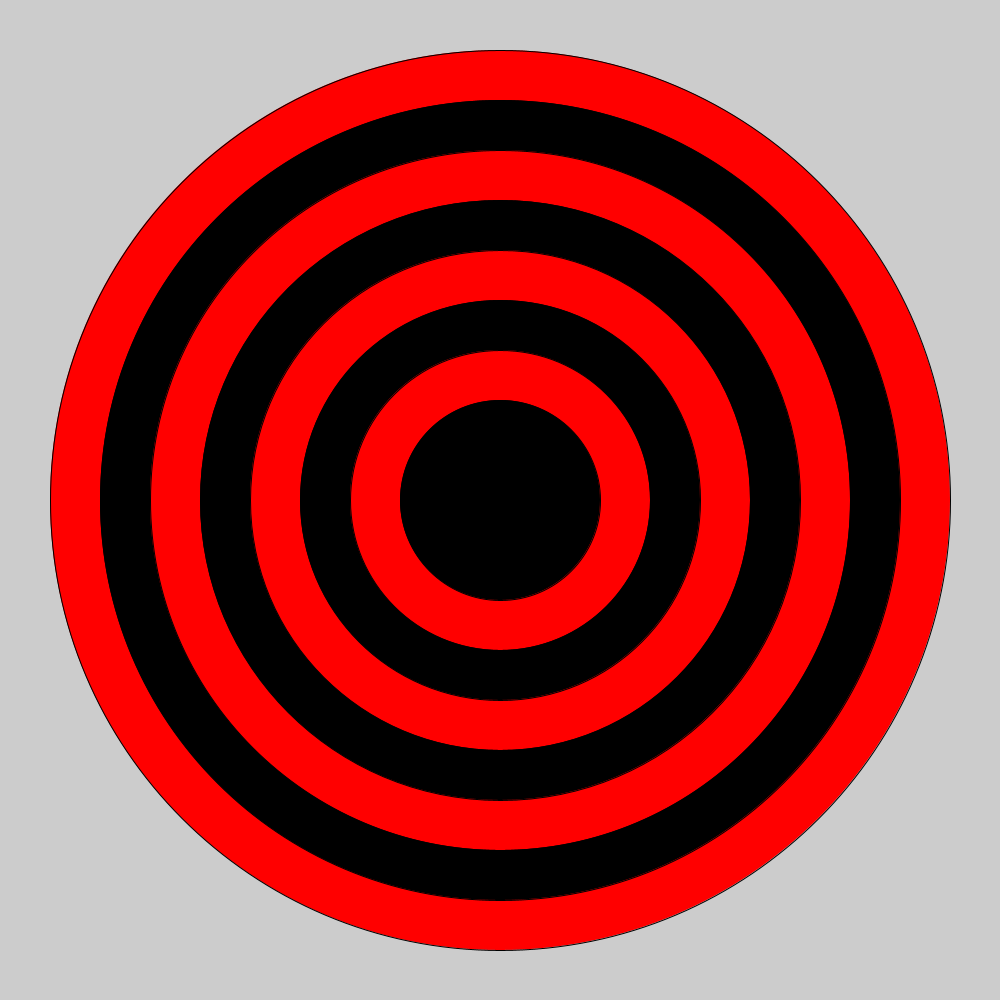
Frame 1 (no input)
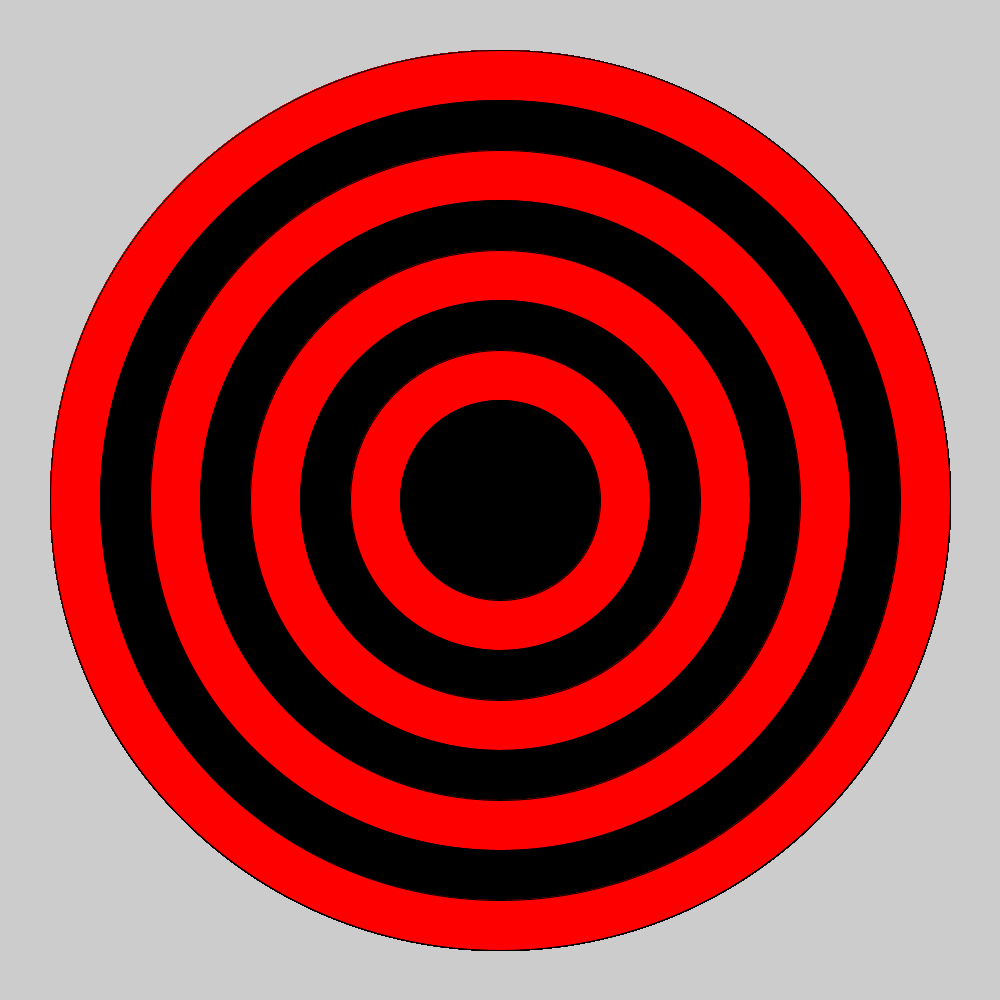
Frame 60 (the mouse pressed at the canvas centre just before this capture)
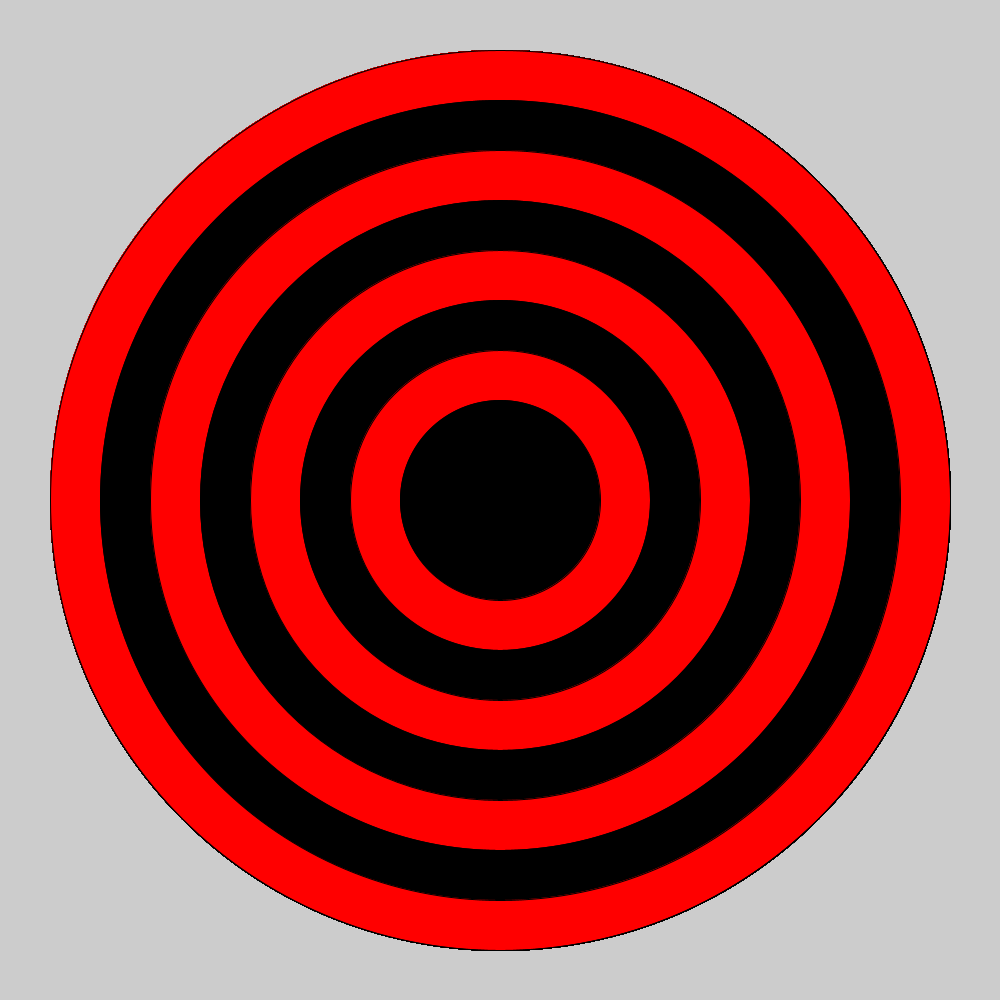
Frame 120 (the mouse held since frame 60 and released just before this capture)

The Processing sketch that drew these frames (run headless with seeded random() and noise(); from frame 60 on, the mouse is pressed at the canvas centre):

// Processing sketch: bullseye
// ── bullseye.pde

void setup() {
 size(1000,1000); 
 
  // set the size of your sketch
  
}

void draw() {
int size = 900; 
  for(int i = 0; i <= 7; i++){
  if(i % 2 == 0) {
  fill(#FF0000);
  }
  else if( i % 2 == 1) {
 fill(000000); 
  }
 ellipse(500,500,size,size);
 size = size - 100; 
 

  
  
  }
  
  //Starting with the largest ellipse, use a for loop to draw a bullseye with ellipses.
  
  //Use an if statement and remainder to alternate the color of your rings.
  
  
}
